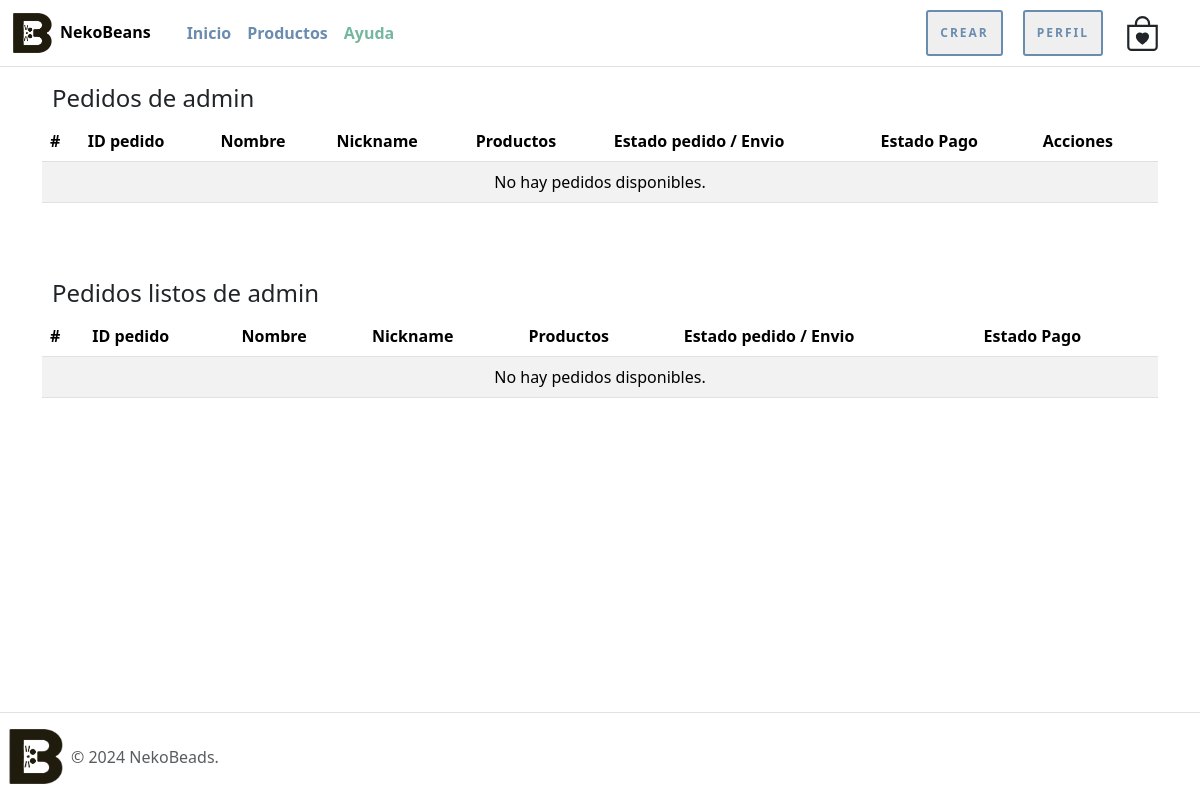
The page /tus-pedidos/ (signed in) on the database as committed earlier.
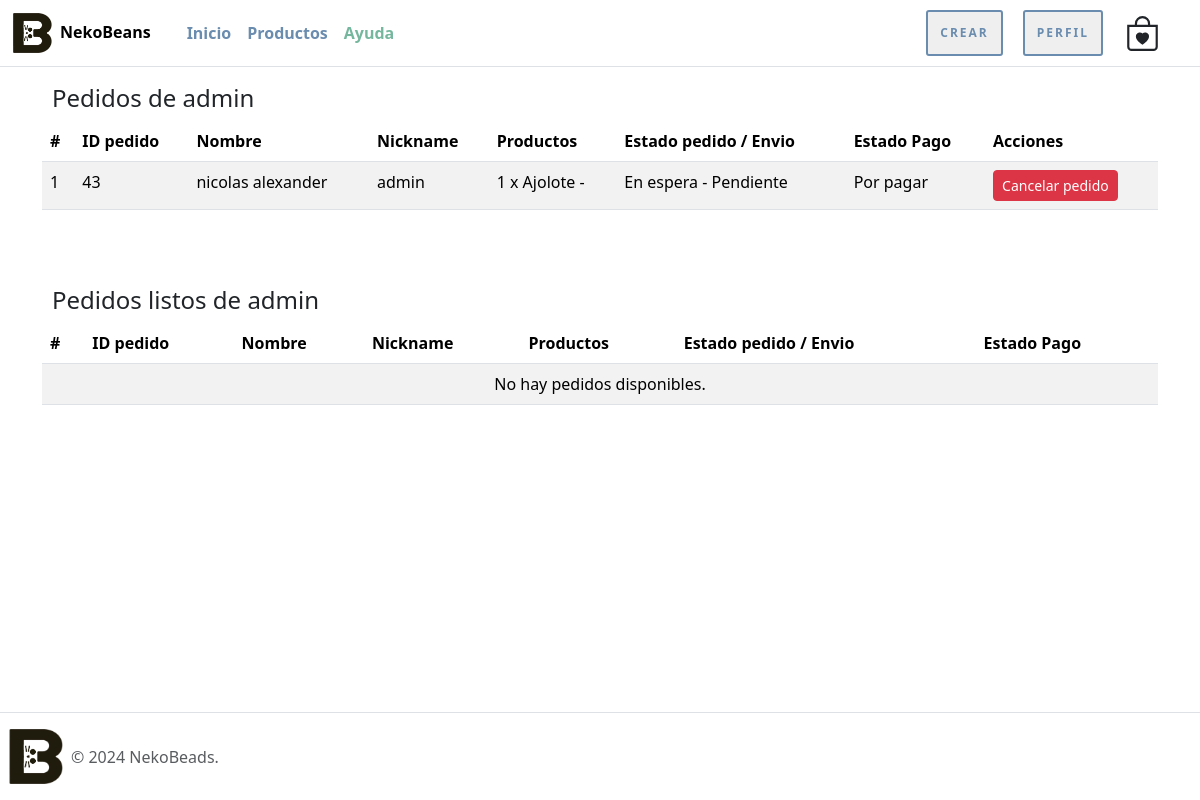
The same page on the database as committed later.
### nekoBeansWeb/models.py (models this page shows, shortened)
class envio(models.Model):
    nickname = models.CharField(max_length=100)
    nombre = models.CharField(max_length=100)
    apellido_paterno = models.CharField(max_length=100)
    apellido_materno = models.CharField(max_length=100)
    telefono = models.CharField(max_length=20)
    email = models.EmailField()
    direccion = models.TextField()
    productos = models.TextField(default='No hay productos')  # Valor por defecto
    estado_pedido = models.IntegerField(choices=estado_pedido, default=1)
    forma_pago = models.IntegerField(choices=forma_pago, default=1)
    estado_pago = models.IntegerField(choices=estado_pago, default=1)
    entrega = models.IntegerField(choices=entrega, default=1)

### nekoBeansWeb/views.py (the view)
# urls.py: path('tus-pedidos/', tus_pedidos, name='tus_pedidos'),
@login_required
def tus_pedidos(request):
    user_pedidos = envio.objects.filter(nickname=request.user.username)
    pedidos_pendientes = user_pedidos.exclude(estado_pedido=3, entrega=2)
    pedidos_listos = user_pedidos.filter(estado_pedido=3, entrega=2)
    context = {
        'pedidos_pendientes': pedidos_pendientes,
        'pedidos_listos': pedidos_listos,
    }
    return render(request, 'nekoBeansWeb/pedidos/tus_pedidos.html', context)

### nekoBeansWeb/templates/nekoBeansWeb/pedidos/tus_pedidos.html (shortened to what this page needs)
{% extends 'nekoBeansWeb/narvar_footer.html' %}
{% load static %}
{% block contenido %}
<div class="container mt-4">
    <div class="row">
        <div class="col-md-12">
            <h4 class="espacio-titulos">Pedidos de {{ user.username }}</h4>
            <div class="table-responsive">
                <table class="table table-hover table-striped">
                    <thead class="thead-dark">
                        <tr>
                            <th scope="col">#</th>
                            <th scope="col">ID pedido</th>
                            <th scope="col">Nombre</th>
                            <th scope="col">Nickname</th>
                            <th scope="col">Productos</th>
                            <th scope="col">Estado pedido / Envio</th>
                            <th scope="col">Estado Pago</th>
                            <th scope="col">Acciones</th>
                        </tr>
                    </thead>
                    <tbody>
                        {% for pedido in pedidos_pendientes %}
                            <tr>
                                <td>{{ forloop.counter }}</td>
                                <td>{{ pedido.id }}</td>
                                <td>{{ pedido.nombre }}</td>
                                <td>{{ pedido.nickname }}</td>
                                <td>{{ pedido.productos }}</td>
                                <td>{{ pedido.get_estado_pedido_display }} - {{ pedido.get_entrega_display }}</td>
                                <td>{{ pedido.get_estado_pago_display }}</td>
                                <td><a href="{% url 'eliminar_pedido' pedido.id %}" class="btn btn-sm btn-danger delete-btn">Cancelar pedido</a></td>
                            </tr>
                        {% empty %}
                            <tr>
                                <td colspan="8" class="text-center">No hay pedidos disponibles.</td>
                            </tr>
                        {% endfor %}
                    </tbody>
                </table>
            </div>
        </div>
        <div class="col-md-12">
            <h4 class="espacio-titulos">Pedidos listos de {{ user.username }}</h4>
            <div class="table-responsive">
                <table class="table table-hover table-striped">
                    <thead class="thead-dark">
                        <tr>
                            <th scope="col">#</th>
                            <th scope="col">ID pedido</th>
                            <th scope="col">Nombre</th>
                            <th scope="col">Nickname</th>
                            <th scope="col">Productos</th>
                            <th scope="col">Estado pedido / Envio</th>
                            <th scope="col">Estado Pago</th>
                        </tr>
                    </thead>
                    <tbody>
                        {% for pedido in pedidos_listos %}
                            <tr>
                                <td>{{ forloop.counter }}</td>
                                <td>{{ pedido.id }}</td>
                                <td>{{ pedido.nombre }}</td>
                                <td>{{ pedido.nickname }}</td>
                                <td>{{ pedido.productos }}</td>
                                <td>{{ pedido.get_estado_pedido_display }} - {{ pedido.get_entrega_display }}</td>
                                <td>{{ pedido.get_estado_pago_display }}</td>
                            </tr>
                        {% empty %}
                            <tr>
                                <td colspan="8" class="text-center">No hay pedidos disponibles.</td>
                            </tr>
                        {% endfor %}
                    </tbody>
                </table>
            </div>
        </div>
    </div>
</div>
{% endblock %}

Rows that differ between the two databases and show on the page:
added envio: id "43", nombre "nicolas alexander", nickname "admin", productos "1 x Ajolote -", estado_pedido "En espera", entrega "Pendiente", estado_pago "Por pagar"
Other text that changed with them:
text no longer shown: "No hay pedidos disponibles."
